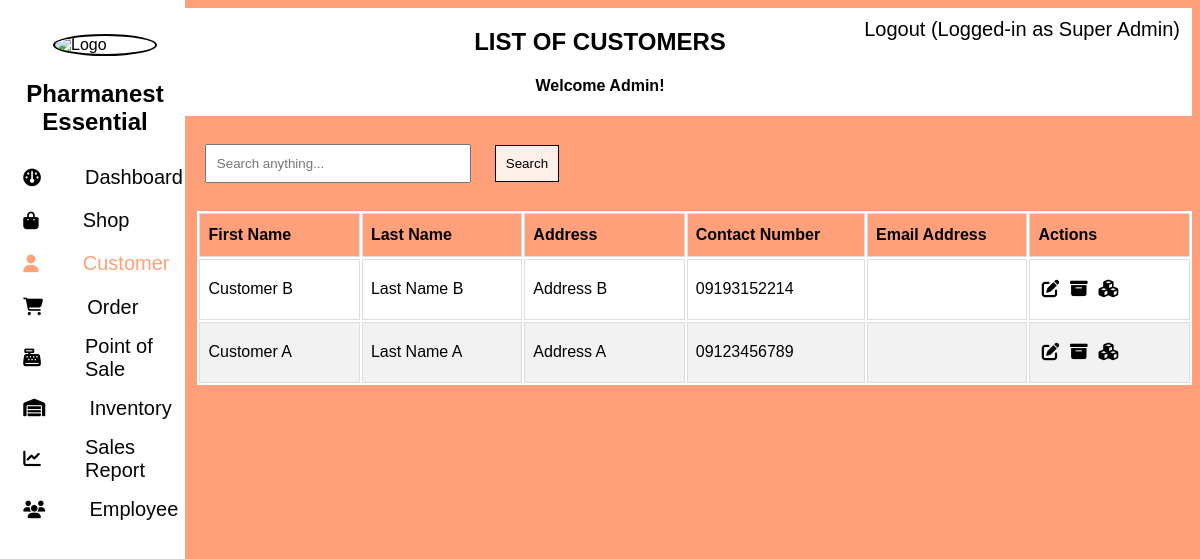
The page /admin/customer/list/index.php (signed in) on the database its author committed.
### tables this page shows
CREATE TABLE `customer` (
  `id` int(11) NOT NULL,
  `first_name` varchar(256) NOT NULL,
  `last_name` varchar(256) NOT NULL,
  `contact_number` varchar(25) NOT NULL,
  `user_id` int(11) DEFAULT NULL,
  `address` text NOT NULL,
  `date_of_birth` date DEFAULT NULL,
  `sex` varchar(7) DEFAULT NULL,
  `is_active` tinyint(1) NOT NULL DEFAULT 1
);

### admin/customer/list/index.php (the view, shortened to what this page needs)
<?php
    $base_url = $_SESSION["BASE_URL"];
    $doc_root = $_SESSION["DOC_ROOT"];
?>
<!DOCTYPE html>
<html>
    <head>
        <link rel="stylesheet" href="https://cdnjs.cloudflare.com/ajax/libs/font-awesome/6.5.1/css/all.min.css">
        <link rel="stylesheet" type="text/css" href="<?php echo $base_url;?>assets/styles/bootstrap.css">
        <link rel="stylesheet" type="text/css" href="../../styles.css">
        <link rel="stylesheet" type="text/css" href="styles.css">
    </head>
    <body>
        <?php include '../../components/side_nav.php'; ?>
        <?php
            include '../../components/top_nav.php';
        ?>
        <?php
            include($doc_root.'/utils/connect.php');
            $sqlGetCustomers = "SELECT c.first_name, c.last_name, c.address, c.contact_number, u.email, c.id AS customer_id FROM customer c
                            LEFT JOIN user u ON c.user_id=u.id
                            WHERE c.is_active=1 OR u.is_active=1";
            $filter_str = "";
            $query = NULL;
            $sqlGetCustomers .= $filter_str." ORDER BY c.id DESC";
            $result = mysqli_query($conn,$sqlGetCustomers);
        ?>
        <div class="search">
            <form method="GET" action="">
                <input type="text" value="<?php echo $query; ?>" name="query" placeholder="Search anything...">
                <button class="btns" type="submit">Search</button>
            </form>
        </div>
        <div class="table">
            <table>
                <thead>
                    <tr>
                        <th>First Name</th>
                        <th>Last Name</th>
                        <th>Address</th>
                        <th>Contact Number</th>
                        <th>Email Address</th>
                        <th>Actions</th>
                    </tr>
                </thead>
                <tbody>
                    <?php
                    while($data = mysqli_fetch_array($result)){
                    ?>
                    <tr>
                        <td><?php echo $data["first_name"];?></td>
                        <td><?php echo $data["last_name"];?></td>
                        <td><?php echo $data["address"];?></td>
                        <td><?php echo $data["contact_number"];?></td>
                        <td><?php echo $data["email"];?></td>
                        <td>
                            <a href="../edit/index.php?customer_id=<?php echo $data["customer_id"]; ?>"><i class="button-icon fas fa-pen-to-square" title="Edit"></i></a>
                            <a href="../archive/index.php?customer_id=<?php echo $data["customer_id"]; ?>"><i class="button-icon fas fa-box-archive" title="Archive"></i></a>
                            <a href="../../order/list/index.php?customer_id=<?php echo $data["customer_id"]; ?>"><i class="button-icon fas fa-cubes" title="View Orders"></i></a>
                        </td>
                    </tr>
                    <?php
                    }
                    ?>
                </tbody>
            </table>
        </div>
    </body>
</html>

### admin/styles.css (style rules this page uses)
body { font-family: Arial, sans-serif; background-color: lightsalmon; }
i { padding:0.8rem 0.2rem; border-radius:10px; font-size:1.10rem; cursor:pointer; margin:0 15px; transition:1s; }

### admin/customer/list/styles.css (style rules this page uses)
.search { float: right; background-color: transparent; width: 82%; padding: 1rem; margin-top: 1%; }
input { padding: 1%; width: 25%; }
.table { background-color: white; width: 84%; float: right; font-family: Arial; border-collapse: collapse; overflow:auto; margin-top: 1%; }
.table td, .table th { border: 1px solid #ddd; padding: 8px; }
th { width: 10%; }
.table tr:nth-child(even) { background-color: #f2f2f2; }
.table th { padding-top: 12px; padding-bottom: 12px; text-align: left; background-color: lightsalmon; color: black; }
.btns { background-color: rgba(255, 255, 255, 0.836); padding: 1%; border: solid black 1px; }
button { background-color: lightsalmon; padding: 5%; margin-left: 2%; cursor: pointer; }
.button-icon { margin-right: 0px; margin-left: 0px; color: black; }

### rows shown on the page
customer: first_name "Customer B", last_name "Last Name B", address "Address B", contact_number "09193152214"
customer: first_name "Customer A", last_name "Last Name A", address "Address A", contact_number "09123456789"

### other values the page prints
$_SESSION['user_role'] "Super Admin"
$current_page_title "LIST OF CUSTOMERS"
$_SESSION['user_first_name'] "Admin"
